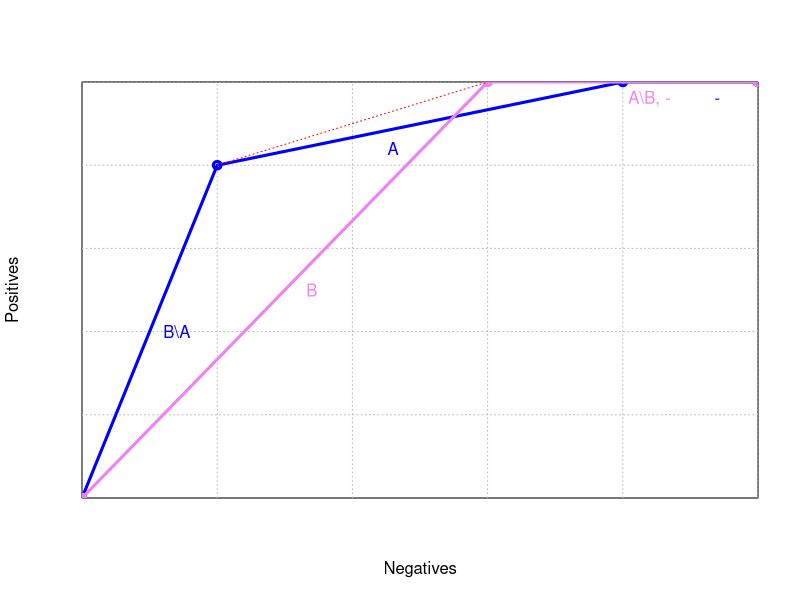

Reproduce this figure in R.
## ---- chunk 1

# Plot and grid
h <- 500 # height of plot
w <- 500 # width of plot
grid.step <- 100

plot( c(0,w), c(0,h),  
     xaxs = "i",yaxs = "i",
     xaxt = "n", yaxt = "n",
     type = "n",
     xlab = "Negatives", ylab = "Positives")
     
gx <- grid.step
while (gx <= w) {
  abline(v = gx, col="gray", lty="dotted")
  gx <- gx + grid.step
}
gy <- grid.step
while (gy <= h) {
  abline(h = gy, col="gray", lty="dotted")
  gy <- gy + grid.step
}

# Data
# A: p2; n2,n4,n5
# B: p1,p2,p3,p4,p5; n1,n2,n5

# Rule-list curve AB
a <- c(0,100,400,500)
b <- c(0,400,500,500)
col <- "blue"
lines( a, b, lwd=3, type="o",col=col)
# Predicted probability: 0.8
text( (a[1]+a[2])/2+20, (b[1]+b[2])/2, "B\\A",col=col)
# Predicted probability: 0.25
text( (a[2]+a[3])/2-20, (b[2]+b[3])/2-30, "A",col=col)
# Predicted probability: 0
text( (a[3]+a[4])/2+20, (b[3]+b[4])/2-20, "-",col=col)

# Rule-list curve BA
a <- c(0,300,500)
b <- c(0,500,500)
col <- "violet"
lines( a, b, lwd=3, type="o",col=col)
# Predicted probability: 0.625
text( (a[1]+a[2])/2+20, (b[1]+b[2])/2, "B",col=col)
# Predicted probability: 0
text( (a[2]+a[3])/2+20, (b[2]+b[3])/2-20, "A\\B, -",col=col)

# convex hull segment
x <- c(0,100,300,500)
y <- c(0,400,500,500)
col <- "red"
lines( x[2:3], y[2:3], lty="dotted",col=col)
text( (x[2]+x[3])/2-15, (y[2]+y[3])/2+15, "",col=col)

